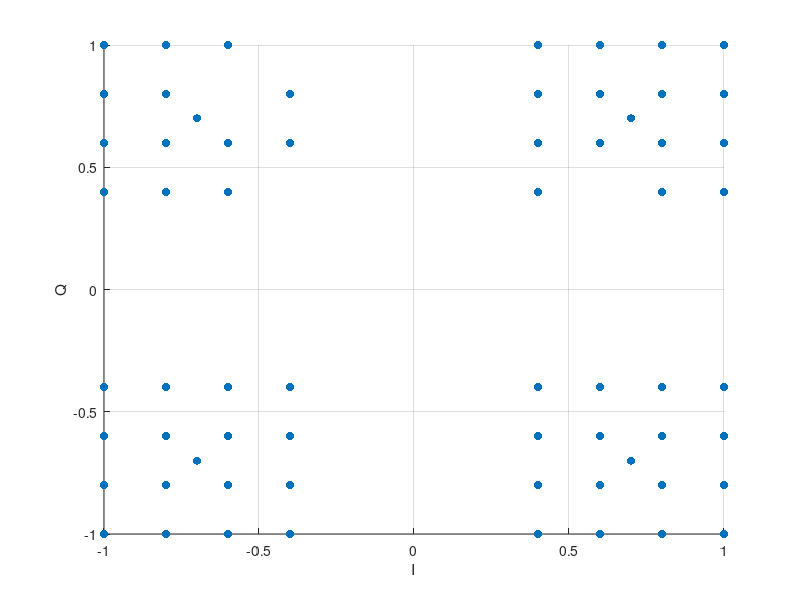

The MATLAB source for this figure:
Point = [
0.7	0.7
0.7	0.7
0.7	0.7
-0.7	-0.7
0.7	0.7
-0.7	-0.7
-0.7	0.7
-0.7	0.7
0.7	0.7
0.7	-0.7
-0.7	0.7
-0.7	-0.7
-0.7	0.7
0.7	-0.7
0.7	-0.7
0.7	0.7
0.7	-0.7
0.7	0.7
-0.7	-0.7
-0.7	-0.7
0.7	-0.7
0.7	-0.7
0.7	-0.7
-0.7	0.7
-0.7	0.7
0.7	-0.7
0.7	0.7
0.7	-0.7
-0.7	0.7
-0.7	-0.7
-0.7	-0.7
0.7	0.7
-0.7	-0.7
-0.7	-0.7
-0.7	-0.7
-0.7	0.7
-0.7	0.7
0.7	0.7
0.7	0.7
0.7	0.7
-0.7	-0.7
0.7	0.7
-0.7	0.7
-0.7	0.7
-0.7	0.7
0.7	-0.7
0.7	-0.7
-0.7	-0.7
0.7	-0.7
0.7	0.7
0.7	-0.7
-0.7	0.7
0.7	0.7
0.7	-0.7
-0.7	-0.7
0.7	0.7
0.7	-0.7
0.7	-0.7
-0.7	-0.7
-0.7	-0.7
-0.7	-0.7
0.7	-0.7
0.7	0.7
0.7	0.7
0.7	-0.7
-0.7	0.7
0.7	0.7
0.7	-0.7
0.7	-0.7
0.7	-0.7
-0.7	0.7
0.7	0.7
0.7	0.7
0.7	0.7
-0.7	0.7
-0.7	-0.7
0.7	-0.7
-0.7	-0.7
-0.7	0.7
0.7	-0.7
-0.7	-0.7
-0.7	0.7
0.7	0.7
-0.7	0.7
0.7	0.7
-0.7	0.7
0.7	-0.7
0.7	-0.7
0.7	-0.7
-0.7	-0.7
0.7	0.7
0.7	0.7
0.7	-0.7
0.7	0.7
0.7	-0.7
-0.7	-0.7
-0.7	0.7
-0.7	0.7
0.7	0.7
-0.7	-0.7
-0.7	0.7
0.7	0.7
0.7	-0.7
-0.7	0.7
0.7	-0.7
-0.7	0.7
0.7	0.7
0.7	0.7
-0.7	-0.7
0.7	0.7
0.7	0.7
-0.7	0.7
0.7	0.7
-0.7	0.7
-0.7	-0.7
0.7	-0.7
0.7	0.7
-0.7	0.7
0.7	0.7
-0.7	0.7
-0.7	0.7
-0.7	-0.7
0.7	0.7
0.7	0.7
0.7	-0.7
0.7	0.7
0.7	0.7
0.7	0.7
-0.7	-0.7
0.7	0.7
0.7	-0.7
0.7	0.7
0.7	0.7
0.7	0.7
0.7	0.7
0.7	0.7
-0.7	-0.7
-0.7	0.7
0.7	-0.7
0.7	0.7
-0.7	-0.7
0.7	-0.7
0.7	0.7
0.7	0.7
0.7	0.7
0.7	0.7
-0.7	0.7
0.7	0.7
-0.7	0.7
-0.7	-0.7
0.7	-0.7
-0.7	0.7
-0.7	-0.7
0.7	0.7
0.7	-0.7
-0.7	-0.7
-0.7	-0.7
0.7	0.7
0.7	0.7
0.7	-0.7
0.7	-0.7
-0.7	-0.7
-0.7	-0.7
0.7	0.7
-0.7	-0.7
0.7	-0.7
-0.7	0.7
-0.7	0.7
-0.7	-0.7
-0.7	0.7
-0.7	-0.7
0.7	0.7
0.7	0.7
-0.7	0.7
0.7	-0.7
0.7	0.7
-0.7	0.7
0.7	0.7
-0.7	0.7
0.7	-0.7
-0.7	0.7
-0.7	0.7
-0.7	-0.7
0.7	0.7
0.7	-0.7
-0.7	-0.7
0.7	0.7
-0.7	-0.7
0.7	-0.7
-0.7	0.7
0.7	0.7
-0.7	-0.7
0.7	-0.7
0.7	0.7
0.7	-0.7
-0.4	-0.6
0.4	0.8
0.4	-1
0.4	-1
-0.4	-0.4
-0.8	0.6
-0.8	-0.6
-1	-0.8
0.6	0.6
-1	-0.8
1	-0.4
1	-0.4
-0.6	0.4
1	0.8
-0.6	1
-1	1
-1	0.6
-0.4	-0.6
0.8	-0.4
-0.8	0.8
0.6	-1
0.6	0.8
-1	-0.6
0.6	-0.8
1	-0.4
1	-0.4
-0.8	-0.8
-1	0.8
-0.8	-0.4
0.6	0.8
0.6	-0.8
0.8	-0.4
0.4	-1
0.4	-1
1	-1
0.4	-0.4
-1	0.4
0.6	1
0.8	-1
0.6	-0.8
0.8	-0.8
0.8	1
1	1
-0.8	0.4
-0.4	-0.4
1	-1
0.6	-0.4
0.8	1
0.8	-0.8
0.4	-0.8
1	-0.4
0.6	-0.6
0.6	1
-0.4	-0.8
0.8	0.4
0.6	-0.8
-0.8	-0.6
-0.6	-0.6
0.8	0.8
0.8	-0.6
0.6	-1
-0.6	-0.6
-0.4	-1
0.4	0.4
-0.6	0.4
0.6	-0.4
-0.4	-0.8
-0.6	1
-0.6	0.4
0.4	-1
-1	0.6
-0.4	-1
-0.6	-1
-0.8	-0.6
1	0.4
0.8	-0.8
0.4	-0.8
-0.8	-1
0.4	-1
0.4	-0.6
-0.6	-0.6
0.6	0.6
1	-0.6
-0.6	-0.8
-1	0.8
-0.4	-0.6
-0.8	1
0.4	-1
0.4	1
1	-0.8
-0.8	0.4
-1	1
0.4	-0.8
0.4	0.6
-0.6	1
-0.8	-0.6
0.8	0.4
-0.6	0.6
-1	-0.4
0.4	-0.6
1	-0.8
0.8	-0.4
-1	0.6
0.8	1
0.6	-0.4
-0.6	0.4
0.8	0.6
0.4	-0.6
-0.4	-1
-0.6	-1
-1	-0.4
-1	-0.8
-1	0.4
0.4	-1
-0.8	1
0.6	-1
0.4	-1
-0.4	0.8
-0.6	-0.8
-0.8	-0.4
0.4	0.4
-0.6	-0.6
-0.4	0.6
-1	0.4
0.6	0.6
0.4	-0.6
-0.4	-0.6
-1	0.8
0.4	-0.8
1	-0.4
0.4	-0.8
-1	-0.8
-0.8	-0.6
-0.8	-0.6
0.4	0.4
1	1
1	0.8
1	-0.4
0.6	-0.6
0.4	0.8
0.4	-0.6
0.6	-0.4
-0.4	-0.4
0.8	0.8
0.6	0.6
-0.8	0.4
-0.4	0.8
-0.6	1
-0.8	-0.6
-0.4	0.8
-0.4	-0.4
-0.6	0.6
-1	-1
0.4	-1
-0.8	0.8
-0.6	0.4
0.6	0.8
-1	-0.8
-0.4	-0.6
1	0.6
-0.4	-0.4
0.4	0.4
0.8	-0.6
-1	1
0.8	1
-1	-1
0.8	-0.6
-0.8	-0.4
0.8	0.6
1	0.8
-0.8	-0.4
-0.8	-0.8
-0.4	-0.6
-0.4	0.8
0.4	-0.8
-0.8	-0.6
0.6	-0.8
-1	-0.8
0.6	-0.6
-1	1
1	-0.8
-0.8	-0.8
1	-0.8
-0.6	-0.4
0.8	1
1	0.4
-1	-0.4
-0.4	-0.6
0.6	-0.6
0.4	0.8
0.8	0.8
0.8	0.6
1	1
1	1
1	1
]
c1 = Point(:,1), c2 = Point(:,2)
figure
scatter(c1, c2, 'filled')
xlabel('I')
ylabel('Q')
grid on;
